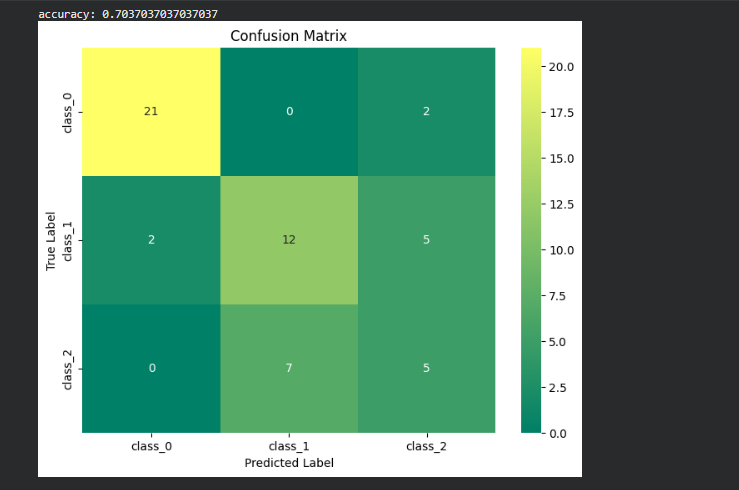

Here is the Python script that generated this plot:
import pandas as pd
import matplotlib.pyplot as plt
import seaborn as sns
from sklearn.datasets import load_wine
from sklearn.model_selection import train_test_split
from sklearn.neighbors import KNeighborsClassifier
from sklearn.metrics import accuracy_score, confusion_matrix

wine = load_wine()
data = pd.DataFrame(data=wine.data, columns=wine.feature_names)
data['Target'] = wine.target
x = data.drop('Target', axis=1)
y = data['Target']

x_train, x_test, y_train, y_test = train_test_split(x, y, test_size=0.3, random_state=1)
model = KNeighborsClassifier(n_neighbors=5)
model.fit(x_train, y_train)
y_pred = model.predict(x_test)
accuracy = accuracy_score(y_test, y_pred)
print("accuracy:", accuracy)

conf_matrix = confusion_matrix(y_test, y_pred)
plt.figure(figsize=(8, 6))
sns.heatmap(conf_matrix, annot=True, fmt='d', cmap='summer', xticklabels=wine.target_names, yticklabels=wine.target_names)
plt.xlabel('Predicted Label')
plt.ylabel('True Label')
plt.title('Confusion Matrix')
plt.show()
